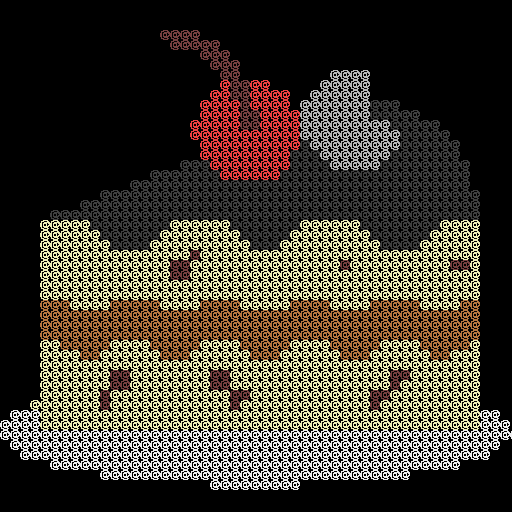
#> input picture tiler/images/cake_at_simple.png, 512 x 512 px
$ python -i tiler.py   (imports and definitions only)
#> lines starting #> are read from the running program, lines starting #| are printed output that depends on the picture
import cv2
import numpy as np
import os
import sys
from collections import defaultdict
from tqdm import tqdm
from multiprocessing import Pool
import math
import pickle
from . import conf
from time import sleep


# Defaults from conf; functions below allow overriding via parameters
# [1 line that did not run here, left out]
# [1 line that did not run here, left out]
# [1 line that did not run here, left out]
# [1 line that did not run here, left out]
# [1 line that did not run here, left out]
# [1 line that did not run here, left out]


# reduces the number of colors in an image
def color_quantization(img, n_colors):
    return np.round(img / 255 * n_colors) / n_colors * 255


# returns an image given its path
# [28 lines left out: functions read_image, read_image_from_array, not called in this run]


# scales an image
def resize_image(img, ratio):
    img = cv2.resize(img, (int(img.shape[1] * ratio), int(img.shape[0] * ratio)))
    return img


# the most frequent color in an image and its relative frequency
# [311 lines left out: functions mode_color, show_image, load_tiles, load_tiles_with_config, image_boxes, color_distance and 8 more, not called in this run]


# [2 lines not run here, left out]

>>> import cv2
>>> picture = cv2.imread('images/cake_at_simple.png', cv2.IMREAD_GRAYSCALE)
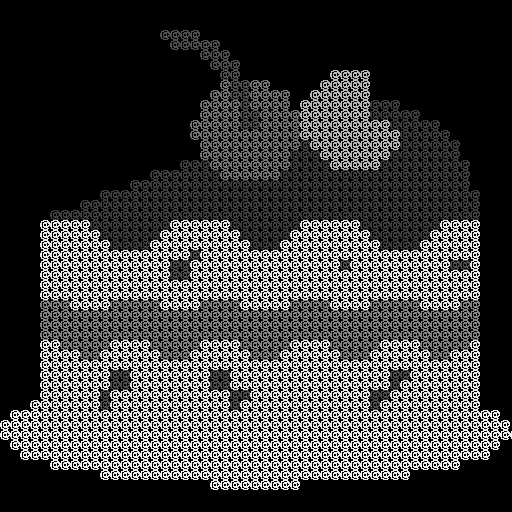
#> picture: shape (512, 512); min 0, max 239, mean 62.6
>>> result = build_mosaic_from_pil(picture)
#> (the run stopped early here; a loop or call above may not have finished)

$ run again, on tiler/images/cake_lego.png
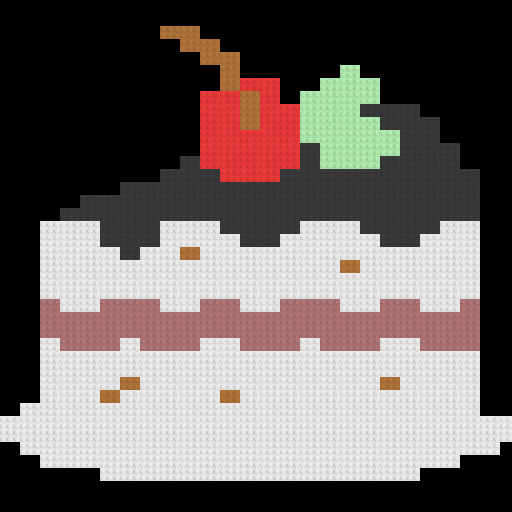
#> input picture tiler/images/cake_lego.png, 512 x 512 px
#> `picture = cv2.imread('images/cake_at_simple.png', cv2.IMREAD_GRAYSCALE)`:
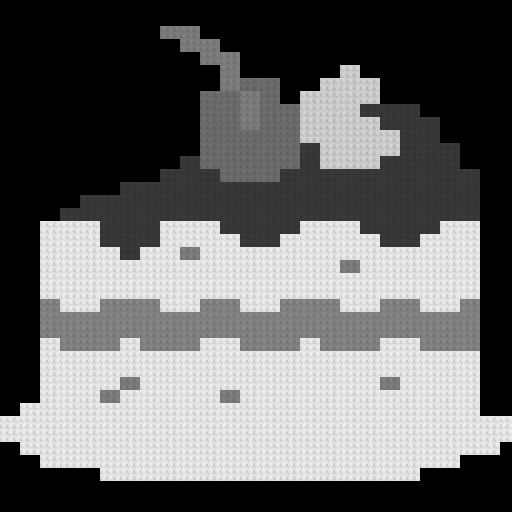
#> picture: shape (512, 512); min 0, max 250, mean 102.9

$ run again, on tiler/images/cake_minecraft.png
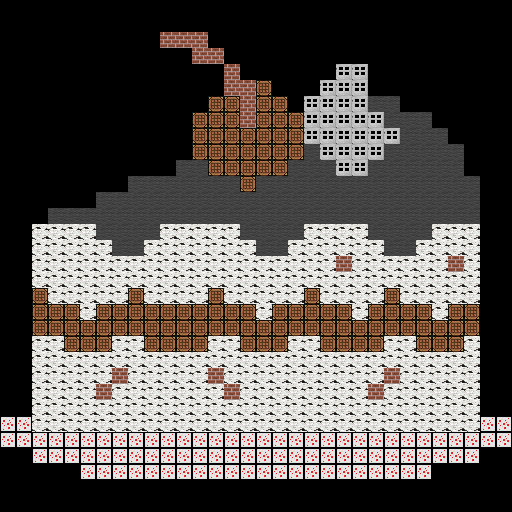
#> input picture tiler/images/cake_minecraft.png, 512 x 512 px
#> `picture = cv2.imread('images/cake_at_simple.png', cv2.IMREAD_GRAYSCALE)`:
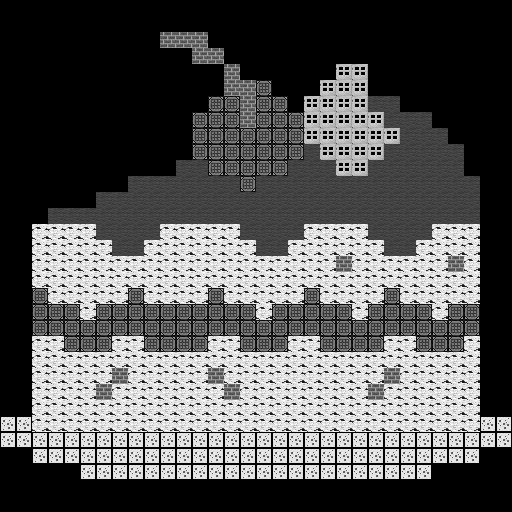
#> picture: shape (512, 512); min 0, max 255, mean 87.6
